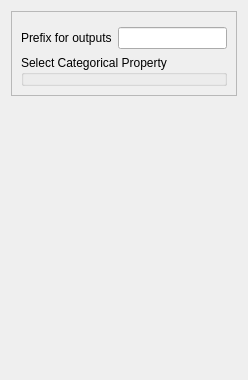
<?xml version="1.0" encoding="UTF-8"?>
<ui version="4.0">
 <class>Form</class>
 <widget class="QWidget" name="Form">
  <property name="AlgorithmCategory" stdset="0">
   <string>Utilities</string>
  </property>
  <property name="AlgorithmDescription" stdset="0">
   <string>Simulation postprocessing for categorical attributes</string>
  </property>
  <property name="geometry">
   <rect>
    <x>0</x>
    <y>0</y>
    <width>248</width>
    <height>380</height>
   </rect>
  </property>
  <property name="windowTitle">
   <string>Postsim_categorical</string>
  </property>
  <layout class="QVBoxLayout" name="verticalLayout_2">
   <item>
    <widget class="QFrame" name="frame">
     <property name="frameShape">
      <enum>QFrame::StyledPanel</enum>
     </property>
     <property name="frameShadow">
      <enum>QFrame::Raised</enum>
     </property>
     <layout class="QVBoxLayout" name="verticalLayout">
      <item>
       <widget class="GridSelector" name="grid_name"/>
      </item>
      <item>
       <layout class="QHBoxLayout" name="horizontalLayout">
        <item>
         <widget class="QLabel" name="label">
          <property name="text">
           <string>Prefix for outputs</string>
          </property>
         </widget>
        </item>
        <item>
         <widget class="QLineEdit" name="out_name_prefix"/>
        </item>
       </layout>
      </item>
      <item>
       <widget class="OrderedCategoricalPropertySelector" name="props">
        <property name="title">
         <string>Select Categorical Property</string>
        </property>
       </widget>
      </item>
     </layout>
    </widget>
   </item>
   <item>
    <spacer name="verticalSpacer">
     <property name="orientation">
      <enum>Qt::Vertical</enum>
     </property>
     <property name="sizeHint" stdset="0">
      <size>
       <width>20</width>
       <height>7</height>
      </size>
     </property>
    </spacer>
   </item>
  </layout>
 </widget>
 <customwidgets>
  <customwidget>
   <class>OrderedPropertySelector</class>
   <extends>GsTLGroupBox</extends>
   <header>GsTLAppli/extra/qtplugins/selectors.h</header>
  </customwidget>
  <customwidget>
   <class>GsTLGroupBox</class>
   <extends>QGroupBox</extends>
   <header>GsTLAppli/extra/qtplugins/selectors.h</header>
  </customwidget>
  <customwidget>
   <class>GridSelector</class>
   <extends>QWidget</extends>
   <header>GsTLAppli/extra/qtplugins/selectors.h</header>
  </customwidget>
  <customwidget>
   <class>OrderedCategoricalPropertySelector</class>
   <extends>OrderedPropertySelector</extends>
   <header>GsTLAppli/extra/qtplugins/categorical_selectors.h</header>
  </customwidget>
 </customwidgets>
 <resources/>
 <connections>
  <connection>
   <sender>grid_name</sender>
   <signal>activated(QString)</signal>
   <receiver>props</receiver>
   <slot>show_properties(QString)</slot>
   <hints>
    <hint type="sourcelabel">
     <x>123</x>
     <y>37</y>
    </hint>
    <hint type="destinationlabel">
     <x>123</x>
     <y>217</y>
    </hint>
   </hints>
  </connection>
 </connections>
</ui>
